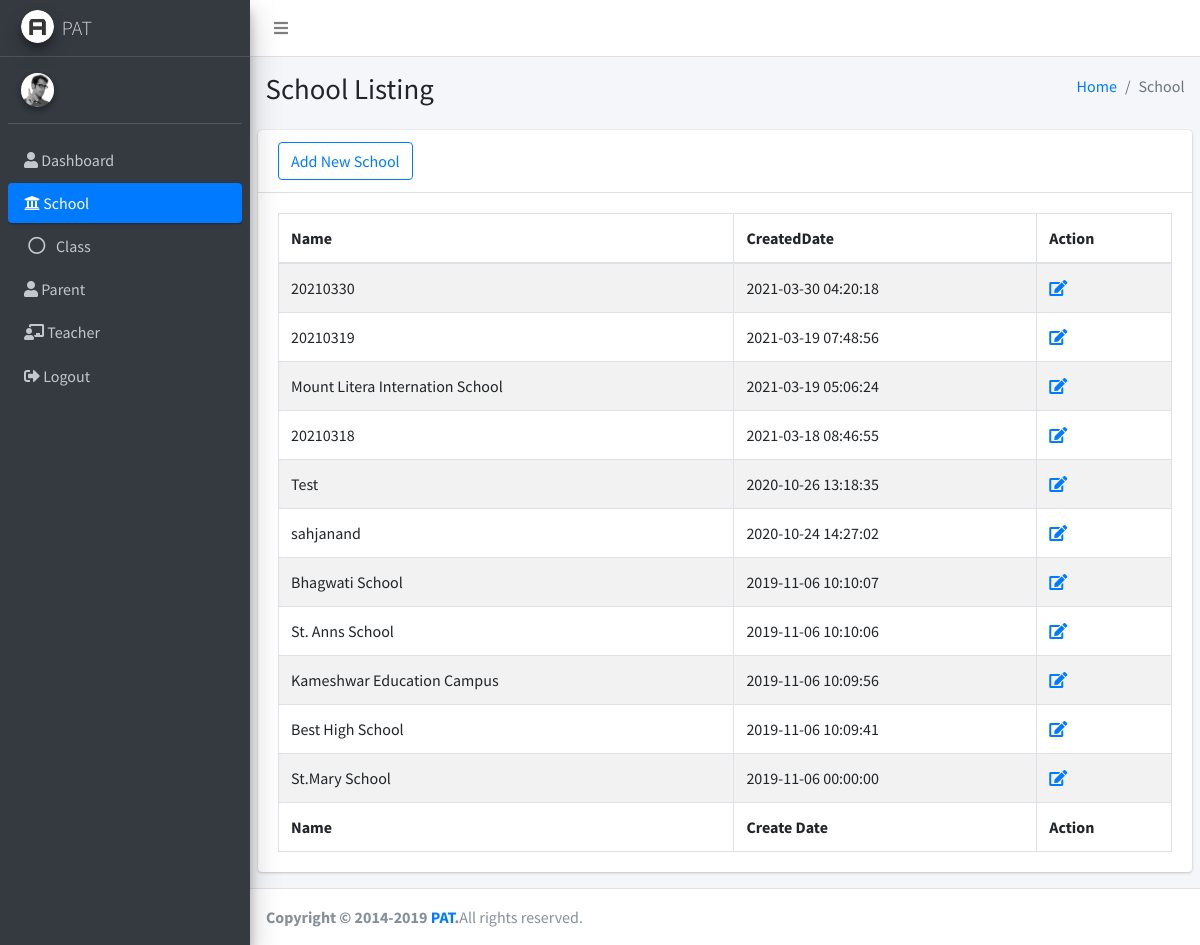
Screenshot of /admin/school with the database file from the repository.
### tables this page shows
CREATE TABLE `school` (
  `Sc_ID` int(11) NOT NULL AUTO_INCREMENT,
  `Sc_Name` varchar(255) NOT NULL,
  `Sc_Email` varchar(255) DEFAULT NULL,
  `Sc_Phone` varchar(250) DEFAULT NULL,
  `Sc_Image` varchar(255) DEFAULT NULL,
  `Created_date` datetime NOT NULL,
  PRIMARY KEY (`Sc_ID`)
);

### application/controllers/admin/SchoolController.php (called while the page is built, shortened)
<?php
class SchoolController extends CI_Controller {
	function __construct()
	{
		$this->load->model('admin/SchoolModel');
		$this->load->model('admin/StudentModel');
	}
	public function index()
	{
		$all_school  = $this->SchoolModel->school_get();
		$this->load->view('admin/school',array("allSchool"=>$all_school));
	}
}

### index.php (called while the page is built, shortened)
<?php
require_once BASEPATH.'core/CodeIgniter.php';

### application/models/admin/SchoolModel.php (called while the page is built, shortened)
<?php
class SchoolModel extends CI_Model
{
	function school_get(){
		$this->db->order_by('Created_date','desc');
		$query = $this->db->get('school');
		return  $query->result_array();
	}
}
?>

### application/core/MY_Output.php (called while the page is built, shortened)
<?php
class MY_Output extends CI_Output {
	private $_title = "";
	private $_charset = "utf-8";
	private $_language = "en-us";
	private $_canonical = "";
	private $_meta = array("keywords"=>array(), "description"=>null);
	private $_rdf = array("keywords"=>array(), "description"=>null);
	private $_template = null;
	private $_mode = self::OUTPUT_MODE_NORMAL;
	private $_messages = array("error"=>"", "info"=>"", "debug"=>"");
	private $_output_data = array();
	function set_template($template_view){
		$template_view = str_replace(".php", "", $template_view);
		$this->_template = self::TEMPLATE_ROOT . $template_view;
	}
	function set_mode($mode){
		switch($mode){
			case self::OUTPUT_MODE_NORMAL:
			case self::OUTPUT_MODE_TEMPLATE:
				$this->_mode = $mode;
				break;
		}
		return;
	}
	function set_title($title){
		$this->_title = $title;
	}
	function _display($output=''){
		if($output=='')
			$output = $this->get_output();
		switch($this->_mode){
			case self::OUTPUT_MODE_TEMPLATE:
				$output = $this->get_template_output($output);
				break;
		}
	}
	private function get_template_output($output){
		if(function_exists("get_instance") && class_exists("CI_Controller")){
			$ci = get_instance();
			$inline = $ci->load->get_inline_scripting();
			$data = array();
			$css_files = $ci->load->get_css_files();
			$js_files = $ci->load->get_js_files();
			if (is_array($this->_meta["keywords"]))
			{
				$this->_meta["keywords"] = implode(" ,", $this->_meta["keywords"]);
			}
			$data["output"] = $output;
			$data["messages"] = $this->_messages;
			$data["modules"] = $ci->load->get_sections();
			$data["title"] = $this->_title;
			$data["meta"] = $this->_meta;
			$data["language"] = $this->_language;
			$data["rdf"] = $this->_rdf;
			$data["charset"] = $this->_charset;
			$data["js"] = $js_files;
			$data["css"] = $css_files;
			$data["inline_scripting"] = $inline['unstripped'];
			$data["canonical"] = $this->_canonical;
			$data["ci"]			= &get_instance();
			$data = array_merge($data, $this->_output_data);
			$output = $ci->load->view($this->_template, $data, true);
		}
		return $output;
	}
}

### application/views/admin/school.php (the view, shortened to what this page needs)
<div class="content-wrapper">
	<section class="content-header">
		<div class="container-fluid">
			<div class="row mb-2">
				<div class="col-sm-6">
					<h1>School Listing</h1>
				</div>
				<div class="col-sm-6">
					<ol class="breadcrumb float-sm-right">
						<li class="breadcrumb-item"><a href="<?php echo base_url();?>admin/home">Home</a></li>
						<li class="breadcrumb-item active">School</li>
					</ol>
				</div>
			</div>
		</div>
	</section>
	<section class="content">
		<div class="row">
			<div class="col-12">
				<div class="card">
					<div class="card-header">
						<h3 class="card-title"><a href="<?php echo base_url();?>admin/addschool" class="btn btn-block btn-outline-primary">Add New School</a></h3>
					</div>
					<div class="card-body">
						<table id="schooltable" class="table table-bordered table-striped">
							<thead>
								<tr>
									<th>Name</th>
									<th>CreatedDate</th>
									<th>Action</th>
								</tr>
							</thead>
							<tbody>
								<?php foreach($allSchool as $row){?>
									<tr>
										<td><?php echo $row['Sc_Name'];?></td>
										<td><?php echo $row['Created_date']?></td>
										<td><a href="editschool/<?php echo $row['Sc_ID']?>"><i class="fas fa-edit"></i></a></td>
									</tr>
								<?php } ?>
							</tbody>
							<tfoot>
								<tr>
									<th>Name</th>
									<th>Create Date</th>
									<th>Action</th>
								</tr>
							</tfoot>
						</table>
					</div>
				</div>
			</div>
		</div>
	</section>
</div>

### application/views/themes/admin.php (shortened to what this page needs)
<!DOCTYPE html>
<html>
<head>
	<link rel="stylesheet" href="<?php echo base_url();?>assets/admin/plugins/fontawesome-free/css/all.min.css">
	<link rel="stylesheet" href="https://code.ionicframework.com/ionicons/2.0.1/css/ionicons.min.css">
	<link rel="stylesheet" href="<?php echo base_url();?>assets/admin/plugins/icheck-bootstrap/icheck-bootstrap.min.css">
	<link rel="stylesheet" href="<?php echo base_url();?>assets/admin/css/adminlte.min.css">
	<link rel="stylesheet" href="<?php echo base_url();?>assets/admin/plugins/overlayScrollbars/css/OverlayScrollbars.min.css">
	<link rel="stylesheet" href="<?php echo base_url();?>assets/admin/plugins/datatables-bs4/css/dataTables.bootstrap4.css">
	<link rel="stylesheet" href="<?php echo base_url();?>assets/admin/plugins/select2/css/select2.min.css">
	<link rel="stylesheet" href="<?php echo base_url();?>assets/admin/plugins/summernote/summernote-bs4.css">
</head>
<body class="hold-transition sidebar-mini layout-fixed">
	<div class="wrapper">
		<nav class="main-header navbar navbar-expand navbar-white navbar-light">
			<ul class="navbar-nav">
				<li class="nav-item">
					<a class="nav-link" data-widget="pushmenu" href="javascript:void(0);"><i class="fas fa-bars"></i></a>
				</li>
			</ul>
		</nav>
		<aside class="main-sidebar sidebar-dark-primary elevation-4">
			<a href="index3.html" class="brand-link">
				<img src="<?php echo base_url();?>/assets/admin/img/AdminLTELogo.png" alt="AdminLTE Logo" class="brand-image img-circle elevation-3">
				<span class="brand-text font-weight-light">PAT</span>
			</a>
			<div class="sidebar">
				<div class="user-panel mt-3 pb-3 mb-3 d-flex">
					<div class="image">
						<img src="<?php echo base_url();?>/assets/admin/img/user2-160x160.jpg" class="img-circle elevation-2" alt="User Image">
					</div>
					<div class="info">
					</div>
				</div>
				<nav class="mt-2">
					<ul class="nav nav-pills nav-sidebar flex-column" data-widget="treeview" role="menu" data-accordion="false">
						<li class="nav-item">
							<a href="<?php echo base_url();?>admin/home" class="nav-link <?php if($this->uri->segment(2)=="home"){echo 'active';}?>">
								<i class="fa fa-user" aria-hidden="true"></i></i>
								<p>Dashboard</p>
							</a>
						</li>
						<li class="nav-item">
							<a href="<?php echo base_url();?>admin/school" class="nav-link <?php if($this->uri->segment(2)=="school"){echo 'active';}?>">
								<i class="fa fa-university" aria-hidden="true"></i>
								<p>School</p>
							</a>
						</li>
						<li class="nav-item">
							<a href="<?php echo base_url();?>admin/class" class="nav-link <?php if($this->uri->segment(2)=="class"){echo 'active';}?>">
								<i class="far fa-circle nav-icon"></i>
								<p>Class</p>
							</a>
						</li>
						<li class="nav-item">
							<a href="<?php echo base_url();?>admin/parent" class="nav-link <?php if($this->uri->segment(2)=="parent"){echo 'active';}?>">
								<i class="fa fa-user" aria-hidden="true"></i> <p> Parent</p>
							</a>
						</li>
						<li class="nav-item">
							<a href="<?php echo base_url();?>admin/teacher" class="nav-link <?php if($this->uri->segment(2)=="teacher"){echo 'active';}?>">
								<i class="fas fa-chalkboard-teacher"></i> <p>Teacher</p>
							</a>
						</li>
						<li class="nav-item">
							<a href="<?php echo base_url();?>admin/logout" class="nav-link">
								<i class="fas fa-sign-out-alt"></i>
								<p>Logout</p>
							</a>
						</li>
					</ul>
				</nav>
			</div>
		</aside>
		<?php echo $output;?>
	  	<footer class="main-footer">
			<strong>Copyright &copy; 2014-2019 <a href="<?php echo base_url();?>">PAT</a>.</strong>All rights reserved.
	  	</footer>
	</div>
</body>
</html>

### rows the page displays
school: Sc_Name "20210330", Created_date "2021-03-30 04:20:18"
school: Sc_Name "20210319", Created_date "2021-03-19 07:48:56"
school: Sc_Name "Mount Litera Internation School", Created_date "2021-03-19 05:06:24"
school: Sc_Name "20210318", Created_date "2021-03-18 08:46:55"
school: Sc_Name "Test", Created_date "2020-10-26 13:18:35"
school: Sc_Name "sahjanand", Created_date "2020-10-24 14:27:02"
school: Sc_Name "Bhagwati School", Created_date "2019-11-06 10:10:07"
school: Sc_Name "St. Anns School", Created_date "2019-11-06 10:10:06"
school: Sc_Name "Kameshwar Education Campus", Created_date "2019-11-06 10:09:56"
school: Sc_Name "Best High School", Created_date "2019-11-06 10:09:41"
school: Sc_Name "St.Mary School", Created_date "2019-11-06 00:00:00"
